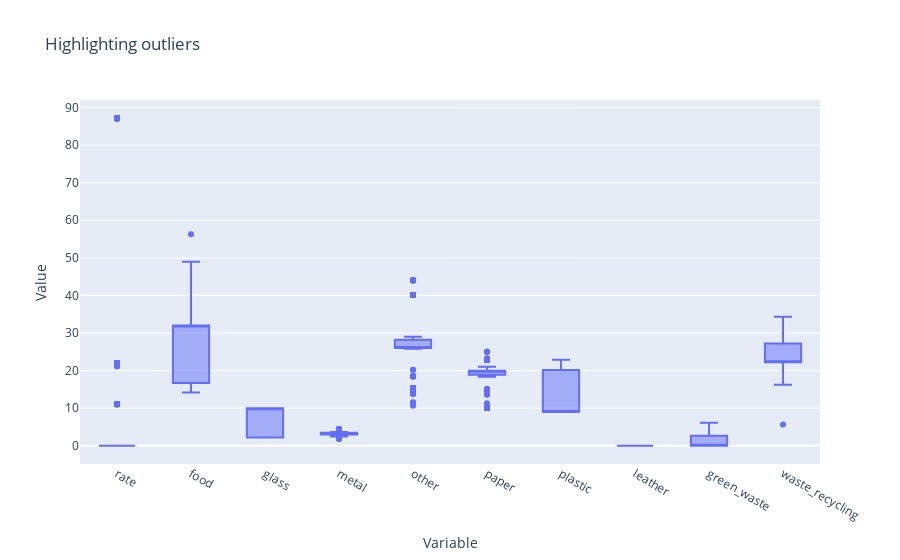

The code cell stored with this chart in its notebook:
### Markdown cell above
#### Boxplot after taking out the extrem values

### Code cell
subset_df = df[['rate', 'food', 'glass', 'metal', 'other', 'paper', 'plastic', 'leather', 'green_waste', 'waste_recycling']]

fig = px.box(subset_df, title='Highlighting outliers')

fig.update_layout(xaxis_title='Variable', yaxis_title='Value')

fig.show()

### Figure 1 — Plotly figure (JSON) as saved in the notebook; plotly's stock layout.template omitted (floating-point values rounded to 4 significant figures; data arrays with more than 128 entries replaced by an {"elided": "..."} marker saying what was removed)
{"data": [{"alignmentgroup": "True", "hovertemplate": "variable=%{x}<br>value=%{y}<extra></extra>", "legendgroup": "", "marker": {"color": "#636efa"}, "name": "", "notched": false, "offsetgroup": "", "orientation": "v", "showlegend": false, "type": "box", "x": {"elided": "21570 str values"}, "x0": " ", "xaxis": "x", "y": {"elided": "21570 float values"}, "y0": " ", "yaxis": "y"}], "layout": {"boxmode": "group", "legend": {"tracegroupgap": 0}, "title": {"text": "Highlighting outliers"}, "xaxis": {"anchor": "y", "domain": [0, 1], "title": {"text": "Variable"}}, "yaxis": {"anchor": "x", "domain": [0, 1], "title": {"text": "Value"}}}}
